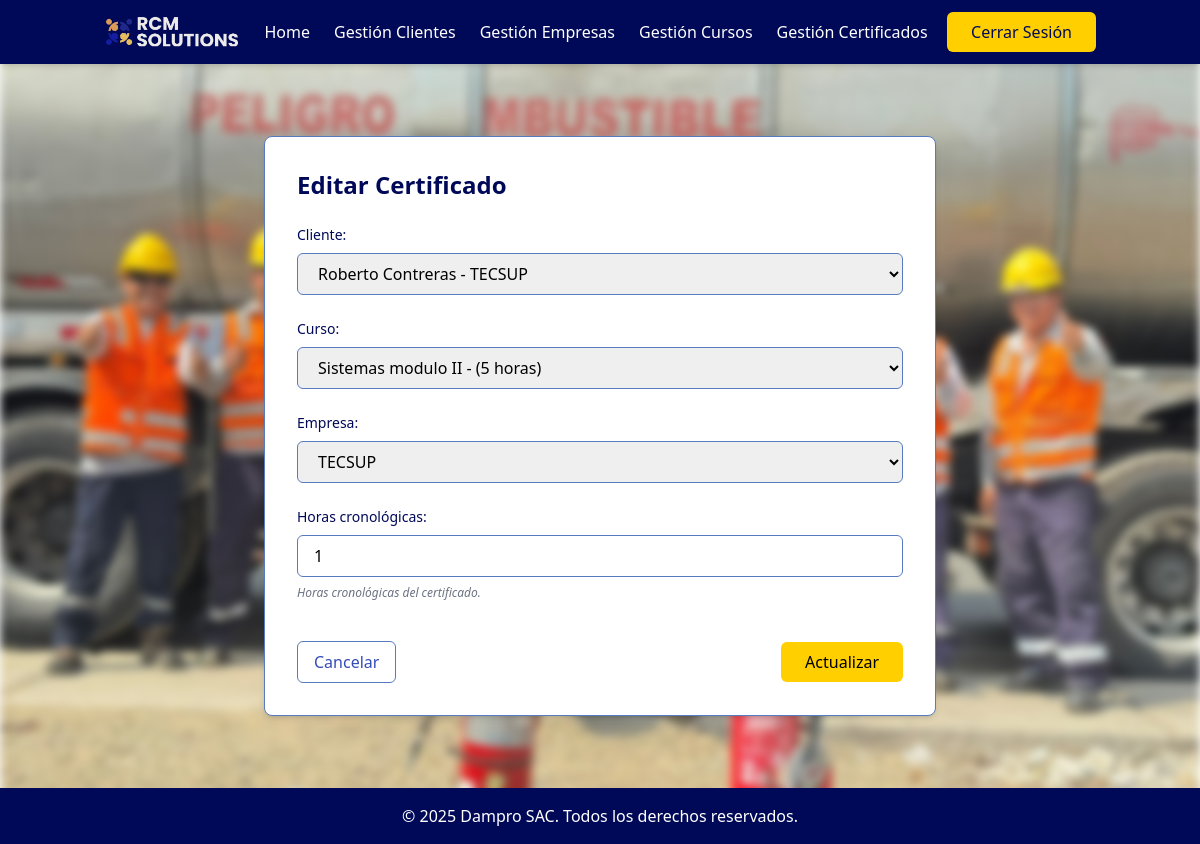
Before: /dashboard/certificados/edit/2/ (signed in) with the older database file.
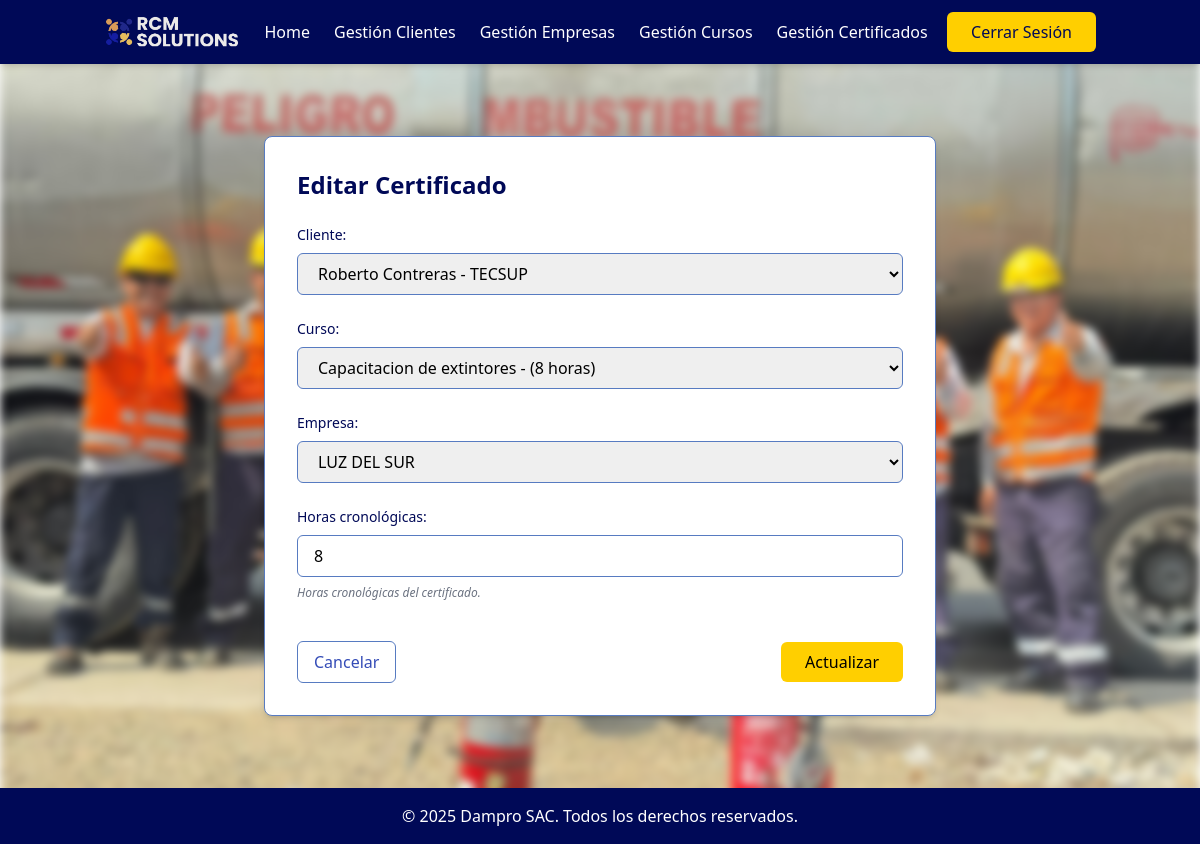
After: the same page with the newer database file.
### system/models.py (models this page shows)
class Certificate(models.Model):
    cert_code = models.CharField(max_length=100, unique=True)
    usuario = models.ForeignKey(Usuario, on_delete=models.CASCADE, related_name='certificates')
    course = models.ForeignKey(Course, on_delete=models.CASCADE, related_name='certificates')
    empresa = models.ForeignKey(Empresa, on_delete=models.CASCADE, related_name='certificates', null=True, blank=True)
    creation_date = models.DateTimeField(default=models.functions.Now)  # Se cambió de auto_now_add=True para permitir edición
    chronological_hours = models.PositiveIntegerField()

class Course(models.Model):
    name = models.CharField(max_length=200)
    course_hours = models.PositiveIntegerField()

class Empresa(models.Model):
    ruc = models.CharField(max_length=11, unique=True)
    nombre = models.CharField(max_length=200)  # razón social

class Usuario(models.Model):
    first_name = models.CharField(max_length=100)
    last_name = models.CharField(max_length=100)
    second_last_name = models.CharField(max_length=100, blank=True, null=True)
    dni = models.CharField(max_length=8, unique=True, null=True, blank=True)  # DNI peruano estándar de 8 dígitos
    user_type = models.CharField(max_length=50)
    empresa = models.ForeignKey(Empresa, on_delete=models.CASCADE, related_name='usuarios', null=True, blank=True)

### system/views.py (the view, shortened to what this page needs)
# urls.py: path('dashboard/certificados/edit/<int:pk>/', views.edit_certificado,   name='edit_certificado'),
@login_required
def edit_certificado(request, pk):
    certificado = get_object_or_404(Certificate, pk=pk)
    usuarios = Usuario.objects.all()
    cursos   = Course.objects.all()
    empresas = Empresa.objects.all()
    return render(request, 'system/certificado_form.html', {
        'action': 'edit',
        'certificado': certificado,
        'usuarios': usuarios,
        'cursos': cursos,
        'empresas': empresas,
    })

### system/views.py (called while the page is built)
def login_required(view_func):
    @wraps(view_func)
    def wrapped_view(request, *args, **kwargs):
        if not request.session.get('user_id'):
            return redirect('system:login')
        return view_func(request, *args, **kwargs)
    return wrapped_view

### system/templates/system/certificado_form.html (shortened to what this page needs)
{% extends 'system/base_logged.html' %}
{% block content %}
<section class="py-12">
  <div class="container mx-auto px-4">
    <div class="bg-rcm-white border border-rcm-blue-light rounded-lg shadow-md p-8 max-w-2xl mx-auto">
      <h1 class="text-2xl font-bold text-rcm-navy mb-6">
        {% if action == 'add' %}Agregar Certificado{% else %}Editar Certificado{% endif %}
      </h1>
      <form method="post" action="" class="space-y-6">
        <div class="space-y-2">
          <label for="usuario_id" class="block text-sm font-medium text-rcm-navy">Cliente:</label>
          <select
            name="usuario_id"
            id="usuario_id"
            required
            class="w-full px-4 py-2 border border-rcm-blue-light rounded-md focus:ring-2 focus:ring-rcm-gold focus:border-transparent text-rcm-black"
          >
            {% for u in usuarios %}
              <option value="{{ u.id }}"
                {% if certificado and certificado.usuario.id == u.id %}selected{% endif %}>
                {{ u.first_name }} {{ u.last_name }}{% if u.empresa %} - {{ u.empresa.nombre }}{% endif %}
              </option>
            {% endfor %}
          </select>
        </div>        <div class="space-y-2">
          <label for="course_id" class="block text-sm font-medium text-rcm-navy">Curso:</label>
          <select
            name="course_id"
            id="course_id"
            required
            {% if action == 'add' %}
            onchange="updateCourseHours(this)"
            {% else %}
            onchange="updateCourseHoursIfChangedInEdit(this)"
            {% endif %}
            class="w-full px-4 py-2 border border-rcm-blue-light rounded-md focus:ring-2 focus:ring-rcm-gold focus:border-transparent text-rcm-black"
          >
            {% for cr in cursos %}
              <option value="{{ cr.id }}" data-hours="{{ cr.course_hours }}"
                {% if certificado and certificado.course.id == cr.id %}selected{% endif %}>
                {{ cr.name }} - ({{ cr.course_hours }} horas)
              </option>
            {% endfor %}
          </select>
        </div>
        {% if action == 'edit' %}
        <div class="space-y-2">
          <label for="empresa_id" class="block text-sm font-medium text-rcm-navy">Empresa:</label>
          <select
            name="empresa_id"
            id="empresa_id"
            class="w-full px-4 py-2 border border-rcm-blue-light rounded-md focus:ring-2 focus:ring-rcm-gold focus:border-transparent text-rcm-black"
          >
            {% for emp in empresas %}
              <option value="{{ emp.id }}"
                {% if certificado and certificado.empresa and certificado.empresa.id == emp.id %}selected{% endif %}>
                {{ emp.nombre }}
              </option>
            {% endfor %}
          </select>
        </div>
        {% endif %}
        <div class="space-y-2">
          <label for="chronological_hours" class="block text-sm font-medium text-rcm-navy">Horas cronológicas:</label>
          <input
            type="number"
            name="chronological_hours"
            id="chronological_hours"
            value="{{ certificado.chronological_hours|default_if_none:0 }}"
            required
            class="w-full px-4 py-2 border border-rcm-blue-light rounded-md focus:ring-2 focus:ring-rcm-gold focus:border-transparent text-rcm-black"
          />
          <p class="text-xs text-gray-500 italic">Horas cronológicas del certificado.</p>
        </div>
        <div class="flex items-center justify-between pt-4">
          <a href="{% url 'system:gestion_certificados' %}" class="py-2 px-4 border border-rcm-blue-light rounded-md text-rcm-blue-medium hover:bg-rcm-blue-light hover:text-rcm-white transition-colors">
            Cancelar
          </a>
          <button
            type="submit"
            class="bg-rcm-gold text-rcm-black py-2 px-6 rounded-md font-medium hover:bg-yellow-400 transition-colors"
          >
            {% if action == 'add' %}Crear{% else %}Actualizar{% endif %}
          </button>
        </div>
      </form>
    </div>
  </div>
</section>
{% endblock %}

Changed rows visible on the page:
changed Certificate "Roberto Contreras - TECSUP": course_id "Sistemas modulo II - (5 horas)" → "Capacitacion de extintores - (8 horas)"; empresa_id "TECSUP" → "LUZ DEL SUR"; chronological_hours "1" → "8"
